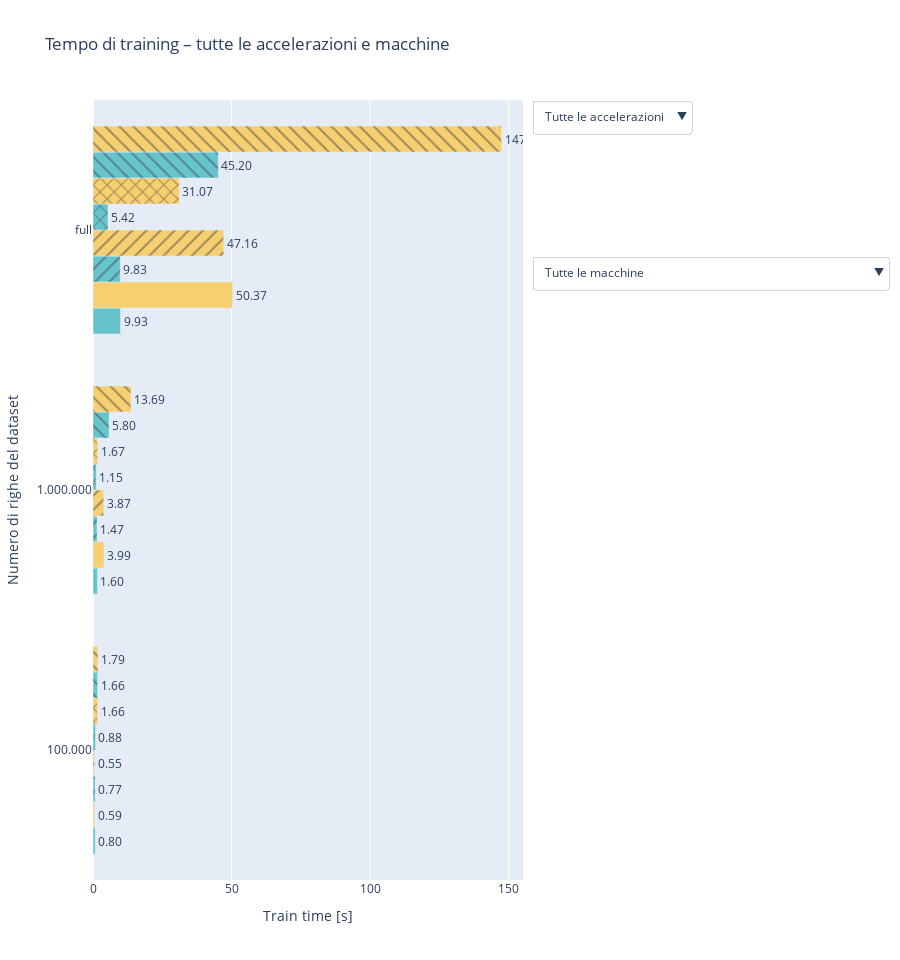

The code cell stored with this chart in its notebook:
### Code cell
# Build machine label dynamically (CPU + GPU)
xgb_df["machine_label"] = xgb_df["CPU"] + " + " + xgb_df["GPU"]

# Acceleration label
xgb_df["acc_label"] = xgb_df["gpu"].astype(str).replace({"True": "GPU", "False": "CPU"})

# ------------------ Build dynamic and formatted dataset_rows labels -------------
def format_thousands(s: str) -> str:
    n = int(s)
    # thousands separator '.'
    return f"{n:,}".replace(",", ".")

unique_rows = xgb_df["dataset_rows"].astype(str).unique()

numeric_vals = sorted([int(v) for v in unique_rows if re.fullmatch(r"\d+", v)])
labels_formatted = [format_thousands(str(v)) for v in numeric_vals]

# ensure 'full' appears last
if "full" in unique_rows:
    labels_formatted.append("full")

# Map original rows to formatted label
mapping_label = {str(v): format_thousands(str(v)) for v in numeric_vals}
mapping_label["full"] = "full"

xgb_df["rows_label"] = xgb_df["dataset_rows"].astype(str).map(mapping_label)

# Make categorical for ordering (ascending numeric then 'full')
xgb_df["rows_label"] = pd.Categorical(xgb_df["rows_label"], categories=labels_formatted, ordered=True)

# ------------------ Machine-related dynamic parts ------------------
machine_labels = sorted(xgb_df["machine_label"].unique())

# pattern shapes cycled
patterns_cycle = ["", "/", "x", "\\", "-", "|", "+", "."]
pattern_map = {machine: patterns_cycle[i % len(patterns_cycle)]
               for i, machine in enumerate(machine_labels)}

# Color map for acceleration
color_map = {"GPU": px.colors.qualitative.Pastel[0],
             "CPU": px.colors.qualitative.Pastel[1]}

# ------------------ Build traces ------------------
traces = []
meta = []  # store metadata per trace

for machine in machine_labels:
    for acc in ["GPU", "CPU"]:
        subset = xgb_df[(xgb_df["machine_label"] == machine) & (xgb_df["acc_label"] == acc)]
        if subset.empty:
            continue
        traces.append(
            go.Bar(
                y=subset["rows_label"],
                x=subset["train_median_s"],
                orientation="h",
                showlegend=False,
                marker=dict(color=color_map[acc], pattern=dict(shape=pattern_map[machine])),
                text=[f"{t:.2f}" for t in subset["train_median_s"]],
                textposition="outside",
                hovertemplate=(
                    f"{machine}<br>%{{y}} righe · {acc}<br>%{{x:.2f}} s"
                    "<extra></extra>"
                ),
            )
        )
        meta.append({"machine": machine, "acc": acc})

fig = go.Figure(data=traces)

# ------------------ Visibility masks ------------------
n = len(traces)
vis_all = [True]*n
vis_gpu_only = [m["acc"] == "GPU" for m in meta]
vis_cpu_only = [m["acc"] == "CPU" for m in meta]

machine_vis_dict = {machine: [m["machine"] == machine for m in meta]
                    for machine in machine_labels}

# ------------------ Dropdowns ------------------
dropdown_acc = dict(
    buttons=[
        dict(label="Tutte le accelerazioni", method="update",
             args=[{"visible": vis_all},
                   {"title": "Tempo di training – tutte le accelerazioni"}]),
        dict(label="Solo GPU", method="update",
             args=[{"visible": vis_gpu_only},
                   {"title": "Tempo di training – solo GPU"}]),
        dict(label="Solo CPU", method="update",
             args=[{"visible": vis_cpu_only},
                   {"title": "Tempo di training – solo CPU"}]),
    ],
    direction="down",
    x=1.02,
    y=1,
    xanchor="left",
    yanchor="top",
    showactive=True,
    bgcolor="white",
    bordercolor="lightgray"
)

machine_buttons = [
    dict(label="Tutte le macchine", method="update",
         args=[{"visible": vis_all},
               {"title": "Tempo di training – tutte le macchine"}])
]
for machine in machine_labels:
    machine_buttons.append(
        dict(label=machine, method="update",
             args=[{"visible": machine_vis_dict[machine]},
                   {"title": f"Tempo di training – {machine}"}])
    )

dropdown_machine = dict(
    buttons=machine_buttons,
    direction="down",
    x=1.02,
    y=0.8,
    xanchor="left",
    yanchor="top",
    showactive=True,
    bgcolor="white",
    bordercolor="lightgray"
)

# ------------------ Layout updates ------------------
fig.update_layout(
    barmode="group",
    title="Tempo di training – tutte le accelerazioni e macchine",
    xaxis_title="Train time [s]",
    yaxis_title="Numero di righe del dataset",
    updatemenus=[dropdown_acc, dropdown_machine],
    height = len(xgb_df) * 40,
    margin=dict(r=200)  # space for menus
)

fig.update_yaxes(categoryorder='array', categoryarray=labels_formatted)

os.makedirs("images", exist_ok=True)   # crea la cartella se manca
fig.write_image(
    "images/xgboost_train_time.png",
    scale=2
)

fig.show()

### Figure 1 — Plotly figure (JSON) as saved in the notebook; plotly's stock layout.template omitted (floating-point values rounded to 4 significant figures)
{"data": [{"hovertemplate": "AMD Ryzen 5 9600X + Nvidia RTX 5060 Ti 16GB<br>%{y} righe · GPU<br>%{x:.2f} s<extra></extra>", "marker": {"color": "rgb(102, 197, 204)", "pattern": {"shape": ""}}, "orientation": "h", "showlegend": false, "text": ["0.80", "1.60", "9.93"], "textposition": "outside", "type": "bar", "x": [0.8, 1.6, 9.93], "y": ["100.000", "1.000.000", "full"]}, {"hovertemplate": "AMD Ryzen 5 9600X + Nvidia RTX 5060 Ti 16GB<br>%{y} righe · CPU<br>%{x:.2f} s<extra></extra>", "marker": {"color": "rgb(246, 207, 113)", "pattern": {"shape": ""}}, "orientation": "h", "showlegend": false, "text": ["0.59", "3.99", "50.37"], "textposition": "outside", "type": "bar", "x": [0.59, 3.99, 50.37], "y": ["100.000", "1.000.000", "full"]}, {"hovertemplate": "AMD Ryzen 5 9600X mem-opt + Nvidia RTX 5060 Ti 16GB<br>%{y} righe · GPU<br>%{x:.2f} s<extra></extra>", "marker": {"color": "rgb(102, 197, 204)", "pattern": {"shape": "/"}}, "orientation": "h", "showlegend": false, "text": ["0.77", "1.47", "9.83"], "textposition": "outside", "type": "bar", "x": [0.77, 1.47, 9.83], "y": ["100.000", "1.000.000", "full"]}, {"hovertemplate": "AMD Ryzen 5 9600X mem-opt + Nvidia RTX 5060 Ti 16GB<br>%{y} righe · CPU<br>%{x:.2f} s<extra></extra>", "marker": {"color": "rgb(246, 207, 113)", "pattern": {"shape": "/"}}, "orientation": "h", "showlegend": false, "text": ["0.55", "3.87", "47.16"], "textposition": "outside", "type": "bar", "x": [0.55, 3.87, 47.16], "y": ["100.000", "1.000.000", "full"]}, {"hovertemplate": "AMD Ryzen 7 9800X3D + Nvidia GTX 4080 SUPER<br>%{y} righe · GPU<br>%{x:.2f} s<extra></extra>", "marker": {"color": "rgb(102, 197, 204)", "pattern": {"shape": "x"}}, "orientation": "h", "showlegend": false, "text": ["0.88", "1.15", "5.42"], "textposition": "outside", "type": "bar", "x": [0.88, 1.15, 5.42], "y": ["100.000", "1.000.000", "full"]}, {"hovertemplate": "AMD Ryzen 7 9800X3D + Nvidia GTX 4080 SUPER<br>%{y} righe · CPU<br>%{x:.2f} s<extra></extra>", "marker": {"color": "rgb(246, 207, 113)", "pattern": {"shape": "x"}}, "orientation": "h", "showlegend": false, "text": ["1.66", "1.67", "31.07"], "textposition": "outside", "type": "bar", "x": [1.66, 1.67, 31.07], "y": ["100.000", "1.000.000", "full"]}, {"hovertemplate": "Intel i5-4690K + Nvidia GTX 1060 6GB<br>%{y} righe · GPU<br>%{x:.2f} s<extra></extra>", "marker": {"color": "rgb(102, 197, 204)", "pattern": {"shape": "\\"}}, "orientation": "h", "showlegend": false, "text": ["1.66", "5.80", "45.20"], "textposition": "outside", "type": "bar", "x": [1.66, 5.8, 45.2], "y": ["100.000", "1.000.000", "full"]}, {"hovertemplate": "Intel i5-4690K + Nvidia GTX 1060 6GB<br>%{y} righe · CPU<br>%{x:.2f} s<extra></extra>", "marker": {"color": "rgb(246, 207, 113)", "pattern": {"shape": "\\"}}, "orientation": "h", "showlegend": false, "text": ["1.79", "13.69", "147.38"], "textposition": "outside", "type": "bar", "x": [1.79, 13.69, 147.4], "y": ["100.000", "1.000.000", "full"]}], "layout": {"barmode": "group", "height": 960, "margin": {"r": 200}, "title": {"text": "Tempo di training – tutte le accelerazioni e macchine"}, "updatemenus": [{"bgcolor": "white", "bordercolor": "lightgray", "buttons": [{"args": [{"visible": [true, true, true, true, true, true, true, true]}, {"title": "Tempo di training – tutte le accelerazioni"}], "label": "Tutte le accelerazioni", "method": "update"}, {"args": [{"visible": [true, false, true, false, true, false, true, false]}, {"title": "Tempo di training – solo GPU"}], "label": "Solo GPU", "method": "update"}, {"args": [{"visible": [false, true, false, true, false, true, false, true]}, {"title": "Tempo di training – solo CPU"}], "label": "Solo CPU", "method": "update"}], "direction": "down", "showactive": true, "x": 1.02, "xanchor": "left", "y": 1, "yanchor": "top"}, {"bgcolor": "white", "bordercolor": "lightgray", "buttons": [{"args": [{"visible": [true, true, true, true, true, true, true, true]}, {"title": "Tempo di training – tutte le macchine"}], "label": "Tutte le macchine", "method": "update"}, {"args": [{"visible": [true, true, false, false, false, false, false, false]}, {"title": "Tempo di training – AMD Ryzen 5 9600X + Nvidia RTX 5060 Ti 16GB"}], "label": "AMD Ryzen 5 9600X + Nvidia RTX 5060 Ti 16GB", "method": "update"}, {"args": [{"visible": [false, false, true, true, false, false, false, false]}, {"title": "Tempo di training – AMD Ryzen 5 9600X mem-opt + Nvidia RTX 5060 Ti 16GB"}], "label": "AMD Ryzen 5 9600X mem-opt + Nvidia RTX 5060 Ti 16GB", "method": "update"}, {"args": [{"visible": [false, false, false, false, true, true, false, false]}, {"title": "Tempo di training – AMD Ryzen 7 9800X3D + Nvidia GTX 4080 SUPER"}], "label": "AMD Ryzen 7 9800X3D + Nvidia GTX 4080 SUPER", "method": "update"}, {"args": [{"visible": [false, false, false, false, false, false, true, true]}, {"title": "Tempo di training – Intel i5-4690K + Nvidia GTX 1060 6GB"}], "label": "Intel i5-4690K + Nvidia GTX 1060 6GB", "method": "update"}], "direction": "down", "showactive": true, "x": 1.02, "xanchor": "left", "y": 0.8, "yanchor": "top"}], "xaxis": {"title": {"text": "Train time [s]"}}, "yaxis": {"categoryarray": ["100.000", "1.000.000", "full"], "categoryorder": "array", "title": {"text": "Numero di righe del dataset"}}}}
